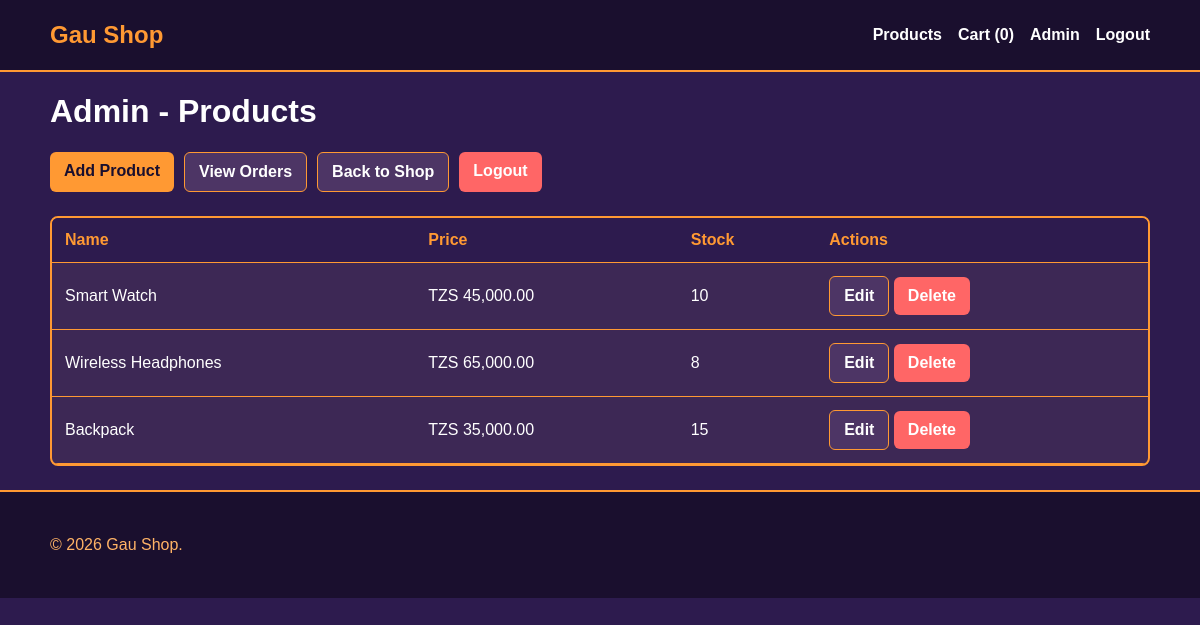
The page /products.php (signed in) on the database its author committed.
### tables this page shows
CREATE TABLE IF NOT EXISTS products (
    id INT AUTO_INCREMENT PRIMARY KEY,
    name VARCHAR(150) NOT NULL,
    description TEXT NOT NULL,
    price DECIMAL(10, 2) NOT NULL,
    image VARCHAR(255) DEFAULT NULL,
    stock INT NOT NULL DEFAULT 0,
    created_at TIMESTAMP DEFAULT CURRENT_TIMESTAMP
);

### products.php (the view, shortened to what this page needs)
<?php
require '../config/database.php';
include '../includes/header.php';
$stmt = $pdo->query('SELECT * FROM products ORDER BY created_at DESC');
$products = $stmt->fetchAll(PDO::FETCH_ASSOC);
?>
<h1>Admin - Products</h1>
<div class="actions">
    <a class="btn" href="product_form.php">Add Product</a>
    <a class="btn secondary" href="orders.php">View Orders</a>
    <a class="btn secondary" href="../index.php">Back to Shop</a>
    <a class="btn danger" href="logout.php">Logout</a>
</div>
<div class="table-wrap">
    <table>
        <thead>
            <tr>
                <th>Name</th>
                <th>Price</th>
                <th>Stock</th>
                <th>Actions</th>
            </tr>
        </thead>
        <tbody>
            <?php foreach ($products as $product): ?>
                <tr>
                    <td><?php echo htmlspecialchars($product['name']); ?></td>
                    <td>TZS <?php echo number_format($product['price'], 2); ?></td>
                    <td><?php echo (int) $product['stock']; ?></td>
                    <td>
                        <a class="btn secondary" href="product_form.php?id=<?php echo $product['id']; ?>">Edit</a>
                        <a class="btn danger" href="delete_product.php?id=<?php echo $product['id']; ?>" onclick="return confirm('Are you sure?')">Delete</a>
                    </td>
                </tr>
            <?php endforeach; ?>
        </tbody>
    </table>
</div>
<?php include '../includes/footer.php'; ?>

### style.css (style rules this page uses)
* { box-sizing: border-box; }
body { margin: 0; font-family: Arial, sans-serif; color: #ffffff; background: #2d1b4e; }
a { color: inherit; text-decoration: none; }
.btn, button { display: inline-block; border: 0; border-radius: 6px; padding: 10px 14px; background: #ff9933; color: #1a0f2e; font-weight: 700; cursor: pointer; transition: background 0.3s ease; }
.btn.secondary { background: #4d3565; color: #ffffff; border: 1px solid #ff9933; }
.btn.danger { background: #ff6666; color: #ffffff; }
.actions { display: flex; gap: 10px; flex-wrap: wrap; margin-top: 14px; }
.table-wrap { overflow-x: auto; background: #3d2855; border: 2px solid #ff9933; border-radius: 8px; margin: 24px 0; }
table { width: 100%; border-collapse: collapse; }
th, td { padding: 13px; text-align: left; border-bottom: 1px solid #ff9933; color: #ffffff; }
th { background: #2d1b4e; color: #ff9933; font-weight: 700; }

### rows shown on the page
products: name "Smart Watch", price "45,000.00", stock "10"
products: name "Wireless Headphones", price "65,000.00", stock "8"
products: name "Backpack", price "35,000.00", stock "15"

### other values the page prints
$cartCount "0"
